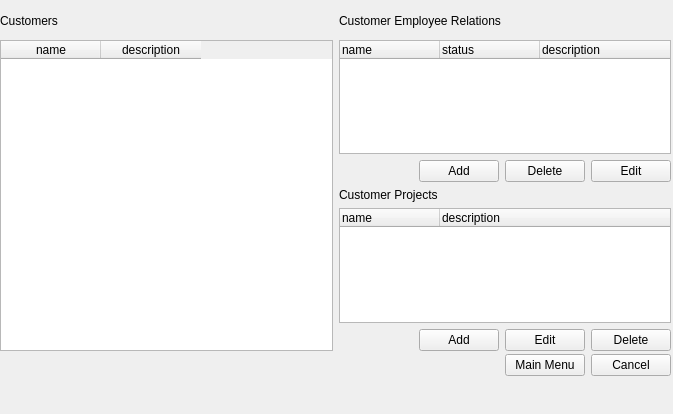
<?xml version="1.0" encoding="UTF-8"?>
<ui version="4.0">
 <class>relationCurstomerEmployee</class>
 <widget class="QWidget" name="relationCurstomerEmployee">
  <property name="geometry">
   <rect>
    <x>0</x>
    <y>0</y>
    <width>673</width>
    <height>414</height>
   </rect>
  </property>
  <property name="windowTitle">
   <string>Form</string>
  </property>
  <widget class="QWidget" name="horizontalLayoutWidget">
   <property name="geometry">
    <rect>
     <x>0</x>
     <y>40</y>
     <width>671</width>
     <height>311</height>
    </rect>
   </property>
   <layout class="QHBoxLayout" name="relation_hl">
    <item>
     <widget class="QTableWidget" name="customer">
      <property name="synonym:customerfocus" stdset="0">
       <string>customer.selected</string>
      </property>
      <property name="synonym:customer" stdset="0">
       <string>row</string>
      </property>
      <property name="datasignal:clicked" stdset="0">
       <string>relation, project</string>
      </property>
      <property name="action" stdset="0">
       <string>ListCustomerShort customer {}</string>
      </property>
      <property name="contextmenu" stdset="0">
       <string>edit, delete, add</string>
      </property>
      <property name="form:add" stdset="0">
       <string>addCustomer</string>
      </property>
      <property name="form:edit" stdset="0">
       <string>editCustomer?id={selected}</string>
      </property>
      <property name="form:delete" stdset="0">
       <string>relationCustomerEmployee?customer.selected={selected}</string>
      </property>
      <property name="action:delete" stdset="0">
       <string>DeleteCustomer customer {id = {selected} }</string>
      </property>
      <property name="contextmenu:add" stdset="0">
       <string>Add Customer</string>
      </property>
      <property name="contextmenu:edit" stdset="0">
       <string>Edit Customer</string>
      </property>
      <property name="contextmenu:delete" stdset="0">
       <string>Delete Customer</string>
      </property>
      <property name="dataslot" stdset="0">
       <string>listCustomer</string>
      </property>
      <attribute name="verticalHeaderVisible">
       <bool>true</bool>
      </attribute>
      <column>
       <property name="text">
        <string>name</string>
       </property>
      </column>
      <column>
       <property name="text">
        <string>description</string>
       </property>
      </column>
     </widget>
    </item>
    <item>
     <layout class="QVBoxLayout" name="relation_vl">
      <item>
       <widget class="QTreeWidget" name="relation">
        <property name="action" stdset="0">
         <string>GetCustomerRelationCustomer relation {customerid={customer.selected}}</string>
        </property>
        <property name="synonym:employeename" stdset="0">
         <string>name</string>
        </property>
        <property name="synonym:employeestatus" stdset="0">
         <string>status</string>
        </property>
        <property name="synonym:employeeid" stdset="0">
         <string>id</string>
        </property>
        <property name="dataslot" stdset="0">
         <string>listCustomerEmployeeRelation</string>
        </property>
        <column>
         <property name="text">
          <string>name</string>
         </property>
        </column>
        <column>
         <property name="text">
          <string>status</string>
         </property>
        </column>
        <column>
         <property name="text">
          <string>description</string>
         </property>
        </column>
       </widget>
      </item>
      <item>
       <layout class="QHBoxLayout" name="relationactions">
        <property name="topMargin">
         <number>0</number>
        </property>
        <item>
         <spacer name="horizontalSpacer_2">
          <property name="orientation">
           <enum>Qt::Horizontal</enum>
          </property>
          <property name="sizeHint" stdset="0">
           <size>
            <width>40</width>
            <height>20</height>
           </size>
          </property>
         </spacer>
        </item>
        <item>
         <widget class="QPushButton" name="addEmployeeRelation">
          <property name="text">
           <string>Add</string>
          </property>
          <property name="form" stdset="0">
           <string>addCustomerEmployeeRelation?customerid={customer.selected}</string>
          </property>
         </widget>
        </item>
        <item>
         <widget class="QPushButton" name="deleteEmployeeRelation">
          <property name="text">
           <string>Delete</string>
          </property>
          <property name="form" stdset="0">
           <string>relationCustomerEmployee?customer.selected={customer.selected}</string>
          </property>
          <property name="action" stdset="0">
           <string>DeleteCustomerRelation relation {customerid={customer.selected},employeeid={relation.selected}}</string>
          </property>
          <property name="datasignal:clicked" stdset="0">
           <string>listCustomerEmployeeRelation</string>
          </property>
         </widget>
        </item>
        <item>
         <widget class="QPushButton" name="editEmployeeRelation">
          <property name="text">
           <string>Edit</string>
          </property>
          <property name="form" stdset="0">
           <string>editCustomerEmployeeRelation?customerid={customer.selected}&amp;employeeid={relation.selected}</string>
          </property>
         </widget>
        </item>
       </layout>
      </item>
      <item>
       <widget class="QLabel" name="project_label">
        <property name="text">
         <string>Customer Projects</string>
        </property>
       </widget>
      </item>
      <item>
       <widget class="QTreeWidget" name="project">
        <property name="action" stdset="0">
         <string>ListProjectCustomer project {customerid={customer.selected}}</string>
        </property>
        <property name="dataslot" stdset="0">
         <string>listProject</string>
        </property>
        <column>
         <property name="text">
          <string>name</string>
         </property>
        </column>
        <column>
         <property name="text">
          <string>description</string>
         </property>
        </column>
       </widget>
      </item>
      <item>
       <layout class="QHBoxLayout" name="horizontalLayout_2">
        <property name="topMargin">
         <number>0</number>
        </property>
        <item>
         <spacer name="horizontalSpacer_3">
          <property name="orientation">
           <enum>Qt::Horizontal</enum>
          </property>
          <property name="sizeHint" stdset="0">
           <size>
            <width>40</width>
            <height>20</height>
           </size>
          </property>
         </spacer>
        </item>
        <item>
         <widget class="QPushButton" name="addCustomerProject">
          <property name="text">
           <string>Add</string>
          </property>
          <property name="form" stdset="0">
           <string>addProject?customer.selected={customer.selected}</string>
          </property>
         </widget>
        </item>
        <item>
         <widget class="QPushButton" name="editCustomerProject">
          <property name="text">
           <string>Edit</string>
          </property>
          <property name="form" stdset="0">
           <string>editProject?id={project.selected}</string>
          </property>
         </widget>
        </item>
        <item>
         <widget class="QPushButton" name="deleteCustomerProject">
          <property name="text">
           <string>Delete</string>
          </property>
          <property name="form" stdset="0">
           <string>relationCustomerEmployee?customer.selected={customer.selected}</string>
          </property>
          <property name="action" stdset="0">
           <string>DeleteProject project {id={project.selected}}</string>
          </property>
          <property name="datasignal:clicked" stdset="0">
           <string>project</string>
          </property>
         </widget>
        </item>
       </layout>
      </item>
     </layout>
    </item>
   </layout>
  </widget>
  <widget class="QWidget" name="horizontalLayoutWidget_2">
   <property name="geometry">
    <rect>
     <x>0</x>
     <y>350</y>
     <width>671</width>
     <height>31</height>
    </rect>
   </property>
   <layout class="QHBoxLayout" name="action">
    <item>
     <spacer name="horizontalSpacer">
      <property name="orientation">
       <enum>Qt::Horizontal</enum>
      </property>
      <property name="sizeHint" stdset="0">
       <size>
        <width>40</width>
        <height>20</height>
       </size>
      </property>
     </spacer>
    </item>
    <item>
     <widget class="QPushButton" name="mainmenuButton">
      <property name="text">
       <string>Main Menu</string>
      </property>
      <property name="form" stdset="0">
       <string>init</string>
      </property>
     </widget>
    </item>
    <item>
     <widget class="QPushButton" name="cancel_action">
      <property name="text">
       <string>Cancel</string>
      </property>
      <property name="form" stdset="0">
       <string>_CLOSE_</string>
      </property>
     </widget>
    </item>
   </layout>
  </widget>
  <widget class="QWidget" name="horizontalLayoutWidget_3">
   <property name="geometry">
    <rect>
     <x>0</x>
     <y>0</y>
     <width>671</width>
     <height>41</height>
    </rect>
   </property>
   <layout class="QHBoxLayout" name="toplabels">
    <item>
     <widget class="QLabel" name="customer_label">
      <property name="text">
       <string>Customers</string>
      </property>
     </widget>
    </item>
    <item>
     <widget class="QLabel" name="employee_label">
      <property name="text">
       <string>Customer Employee Relations</string>
      </property>
     </widget>
    </item>
   </layout>
  </widget>
 </widget>
 <resources/>
 <connections/>
</ui>
